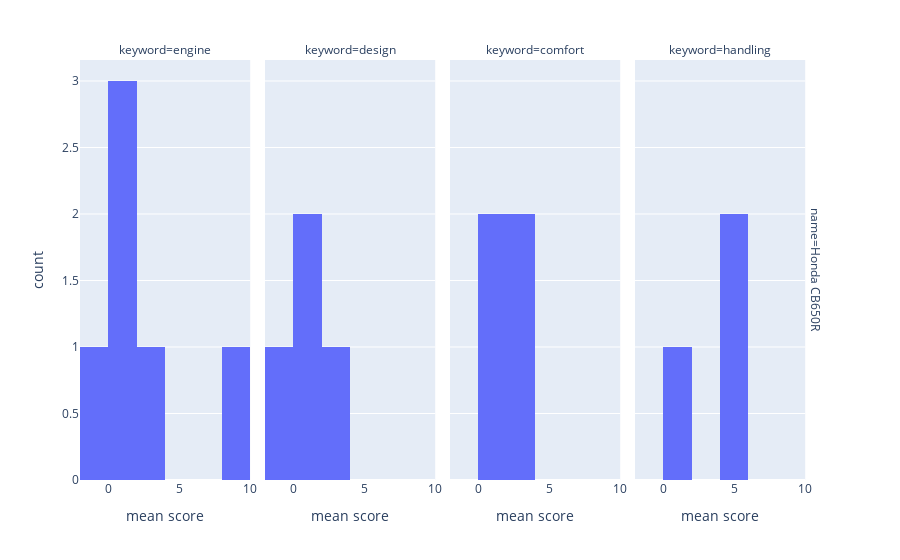

Write notebook code for a chart like this one.
### Code cell
px.histogram(df3[df3['mean']!=0],x='mean', facet_col='keyword', facet_row='name', labels={'mean':'mean score'})

### Figure 1 — Plotly figure (JSON) as saved in the notebook; plotly's stock layout.template omitted (floating-point values rounded to 4 significant figures)
{"data": [{"alignmentgroup": "True", "bingroup": "x", "hovertemplate": "name=Honda CB650R<br>keyword=engine<br>mean score=%{x}<br>count=%{y}<extra></extra>", "legendgroup": "", "marker": {"color": "#636efa"}, "name": "", "offsetgroup": "", "orientation": "v", "showlegend": false, "type": "histogram", "x": [1.235, 8.033, 2.578, 0.6899, 0.3333, -0.4606], "xaxis": "x", "yaxis": "y"}, {"alignmentgroup": "True", "bingroup": "x", "hovertemplate": "name=Honda CB650R<br>keyword=design<br>mean score=%{x}<br>count=%{y}<extra></extra>", "legendgroup": "", "marker": {"color": "#636efa"}, "name": "", "offsetgroup": "", "orientation": "v", "showlegend": false, "type": "histogram", "x": [2.117, 0.4394, 0.7404, -0.3333], "xaxis": "x2", "yaxis": "y2"}, {"alignmentgroup": "True", "bingroup": "x", "hovertemplate": "name=Honda CB650R<br>keyword=comfort<br>mean score=%{x}<br>count=%{y}<extra></extra>", "legendgroup": "", "marker": {"color": "#636efa"}, "name": "", "offsetgroup": "", "orientation": "v", "showlegend": false, "type": "histogram", "x": [2.602, 0.6648, 2.073, 0.8341], "xaxis": "x3", "yaxis": "y3"}, {"alignmentgroup": "True", "bingroup": "x", "hovertemplate": "name=Honda CB650R<br>keyword=handling<br>mean score=%{x}<br>count=%{y}<extra></extra>", "legendgroup": "", "marker": {"color": "#636efa"}, "name": "", "offsetgroup": "", "orientation": "v", "showlegend": false, "type": "histogram", "x": [4.277, 4.537, 0.1061], "xaxis": "x4", "yaxis": "y4"}], "layout": {"annotations": [{"font": {}, "showarrow": false, "text": "keyword=engine", "x": 0.115, "xanchor": "center", "xref": "paper", "y": 1, "yanchor": "bottom", "yref": "paper"}, {"font": {}, "showarrow": false, "text": "keyword=design", "x": 0.365, "xanchor": "center", "xref": "paper", "y": 1, "yanchor": "bottom", "yref": "paper"}, {"font": {}, "showarrow": false, "text": "keyword=comfort", "x": 0.615, "xanchor": "center", "xref": "paper", "y": 1, "yanchor": "bottom", "yref": "paper"}, {"font": {}, "showarrow": false, "text": "keyword=handling", "x": 0.865, "xanchor": "center", "xref": "paper", "y": 1, "yanchor": "bottom", "yref": "paper"}, {"font": {}, "showarrow": false, "text": "name=Honda CB650R", "textangle": 90, "x": 0.98, "xanchor": "left", "xref": "paper", "y": 0.5, "yanchor": "middle", "yref": "paper"}], "barmode": "relative", "legend": {"tracegroupgap": 0}, "margin": {"t": 60}, "xaxis": {"anchor": "y", "domain": [0, 0.23], "title": {"text": "mean score"}}, "xaxis2": {"anchor": "y2", "domain": [0.25, 0.48], "matches": "x", "title": {"text": "mean score"}}, "xaxis3": {"anchor": "y3", "domain": [0.5, 0.73], "matches": "x", "title": {"text": "mean score"}}, "xaxis4": {"anchor": "y4", "domain": [0.75, 0.98], "matches": "x", "title": {"text": "mean score"}}, "yaxis": {"anchor": "x", "domain": [0, 1], "title": {"text": "count"}}, "yaxis2": {"anchor": "x2", "domain": [0, 1], "matches": "y", "showticklabels": false}, "yaxis3": {"anchor": "x3", "domain": [0, 1], "matches": "y", "showticklabels": false}, "yaxis4": {"anchor": "x4", "domain": [0, 1], "matches": "y", "showticklabels": false}}}
